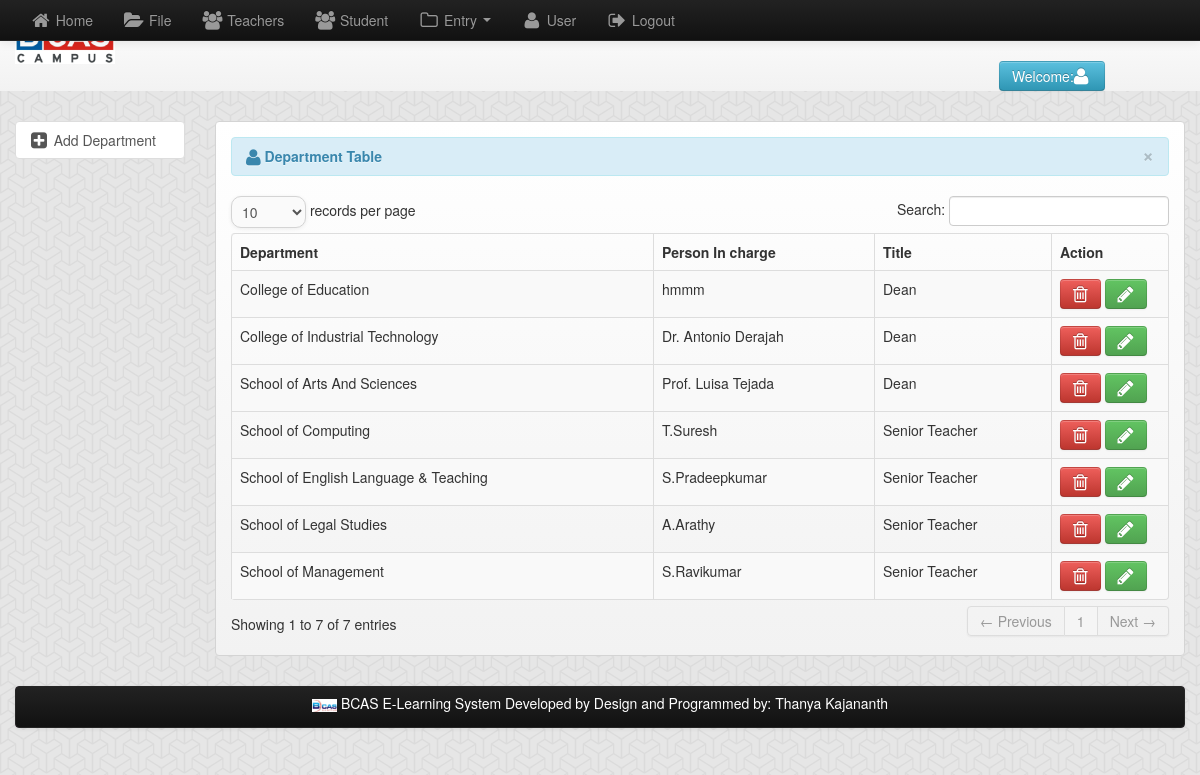
Screenshot of /admin/department.php (signed in) with the database file from the repository.
### tables this page shows
CREATE TABLE `department` (
  `dep_id` int(11) NOT NULL,
  `incharge` varchar(100) NOT NULL,
  `title` varchar(100) NOT NULL,
  `department` varchar(100) NOT NULL
);

### admin/department.php (the view, shortened to what this page needs)
<?php include('header.php'); ?>
<body>
    <div class="row-fluid">
        <div class="span12">
            <?php include('navbar.php'); ?>
            <div class="container">
                <div class="row-fluid">
                    <div class="span2">
                        <ul class="nav nav-tabs nav-stacked">
                            <li class="active">
                                <a  href="add_department.php"><i class="icon-plus-sign-alt icon-large"></i>&nbsp;Add Department</a>
                            </li>
                        </ul>
                    </div>
                    <div class="span10">
                        <div class="hero-unit-3">
                            <table cellpadding="0" cellspacing="0" border="0" class="table table-striped table-bordered" id="example">
                                <div class="alert alert-info">
                                    <button type="button" class="close" data-dismiss="alert">&times;</button>
                                    <strong><i class="icon-user icon-large"></i>&nbsp;Department Table</strong>
                                </div>
                                <thead>
                                    <tr>
                                        <th>Department</th>
                                        <th>Person In charge</th>
                                        <th>Title</th>
                                        <th>Action</th>
                                    </tr>
                                </thead>
                                <tbody>
                                    <?php
                                    $query = mysqli_query($conn,"select * from department") or die(mysqli_error());
                                    while ($row = mysqli_fetch_array($query)) {
                                        $dep_id = $row['dep_id'];
                                        ?>
                                        <tr class="odd gradeX">
                                    <td><?php echo $row['department']; ?></td>
                                    <td><?php echo $row['incharge']; ?></td>
                                    <td><?php echo $row['title']; ?></td>
                                    <td width="100">
                                        <a rel="tooltip"  title="Delete Department" id="d<?php echo $dep_id; ?>" href="#dep_id<?php echo $dep_id; ?>" role="button"  data-toggle="modal" class="btn btn-danger"><i class="icon-trash icon-large"></i></a>
                                        <a el="tooltip"  title="Edit Department" id="e<?php echo $dep_id; ?>" href="add_department.php?id=<?php echo $dep_id ?>" class="btn btn-success"><i class="icon-pencil icon-large"></i></a>
                                    </td>
                                    </tr>
                                <?php } ?>
                                </tbody>
                            </table>
                        </div>
                    </div>
                </div>
                <?php include('footer.php'); ?>
            </div>
        </div>
</body>
</html>

### admin/header.php (shortened to what this page needs)
<!DOCTYPE html>
<html lang="en">
    <head>
        <link href="css/bootstrap.css" rel="stylesheet" type="text/css" media="screen">
        <link href="css/bootstrap-responsive.css" rel="stylesheet" type="text/css" media="screen">
        <link href="css/font-awesome.min.css" rel="stylesheet" type="text/css" media="screen">
        <link rel="stylesheet" type="text/css" href="css/DT_bootstrap.css">
    </head>
    <link rel="stylesheet" href="themes/default/default.css" type="text/css" media="screen" />
    <link rel="stylesheet" href="themes/light/light.css" type="text/css" media="screen" />
    <link rel="stylesheet" href="themes/dark/dark.css" type="text/css" media="screen" />
    <link rel="stylesheet" href="themes/bar/bar.css" type="text/css" media="screen" />
    <link rel="stylesheet" href="css/nivo-slider.css" type="text/css" media="screen" />
</html>

### admin/navbar.php (shortened to what this page needs)
<div class="navbar navbar-fixed-top navbar-inverse">
    <div class="navbar-inner">
        <div class="container">
            <div class="nav-collapse collapse">
                <ul class="nav">
                    <li><a href="home.php"><i class="icon-home icon-large"></i>&nbsp;Home</a></li>
                    <li><a href="file.php"><i class="icon-folder-open icon-large"></i>&nbsp;File</a></li>
                    <li><a href="teacher.php"><i class="icon-group  icon-large"></i>&nbsp;Teachers</a></li>
                    <li><a href="student.php"><i class="icon-group icon-large"></i>&nbsp;Student</a></li>
                    <li class="dropdown">
                        <a href="#" class="dropdown-toggle" data-toggle="dropdown">
                            <i class="icon-folder-close-alt icon-large"> </i>&nbsp;Entry
                            <b class="caret"></b>
                        </a>
                    </li>
                    <li><a href="user.php"><i class="icon-user icon-large"></i>&nbsp;User</a></li>
                    <li><a  href="#myModal" role="button"  data-toggle="modal"><i class="icon-signout icon-large"></i>&nbsp;Logout</a></li>
                </ul>
            </div>
        </div>
    </div>
</div>
<div class="hero-unit-header">
    <div class="container">
        <div class="row-fluid">
            <div class="span12">
                <div class="row-fluid">
                    <div class="span6">
                        <img src="images/head.png">
                    </div>
                    <div class="span6">
                        <div class="pull-right">
                            <br><br>
                            <?php $user_query=mysqli_query($conn,"select * from user where user_id='$session_id'")or die(mysqli_error());
                            $row=  mysqli_fetch_array($user_query);
                            ?>
                            <a href="" class="btn btn-info">Welcome:<i class="icon-user icon-large"></i>&nbsp;<?php echo $row['firstname']." ".$row['lastname']; ?></a>
                        </div>
                    </div>
                </div>
            </div>
        </div>
    </div>
</div>

### admin/footer.php (shortened to what this page needs)
<br>
<div class="navbar  navbar-inverse">
    <div class="navbar-inner">
        <div class="footerindex">
            <center><img width="25" height="25" src="img/bcas_logo.jpg">&nbsp;BCAS E-Learning System Developed by Design and Programmed by: Thanya Kajananth </center>
        </div>
    </div>
</div>
</div>

### rows the page displays
department: department "College of Industrial Technology", incharge "Dr. Antonio Derajah", title "Dean"
department: department "School of Arts And Sciences", incharge "Prof. Luisa Tejada", title "Dean"
department: department "College of Education", incharge "hmmm", title "Dean"
department: department "School of English Language & Teaching", incharge "S.Pradeepkumar", title "Senior Teacher"
department: department "School of Computing", incharge "T.Suresh", title "Senior Teacher"
department: department "School of Management", incharge "S.Ravikumar", title "Senior Teacher"
department: department "School of Legal Studies", incharge "A.Arathy", title "Senior Teacher"
